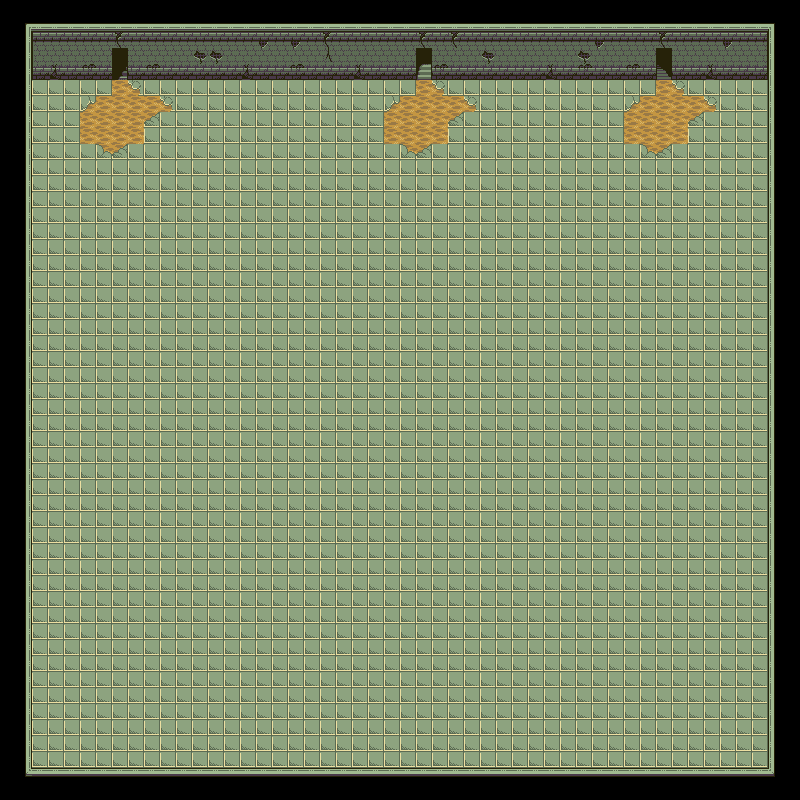

The image is a tile-based game level rendered from a .tmx file. Its description and source (layers, tilesets, objects; grid data summarised) follow:
An orthogonal 50x50 tile map with 16x16 px tiles, 11 tile layers (Border, Floor, Top_path, Right_path, ...), 2 tilesets.

<map version="1.10" tiledversion="1.11.2" orientation="orthogonal" renderorder="right-down" width="50" height="50" tilewidth="16" tileheight="16" infinite="0" nextlayerid="12" nextobjectid="1">
 <tileset firstgid="1" source="WallsAndFloors_v0.tsx" />
 <tileset firstgid="145" source="DungeonDecorations.tsx" />
 <layer id="1" name="Border" width="50" height="50">
  <data>[2500 cells, 522 non-empty, 24 distinct tile ids]</data>
 </layer>
 <layer id="2" name="Floor" width="50" height="50">
  <data>[2500 cells, 1978 non-empty, 1 distinct tile ids]</data>
 </layer>
 <layer id="3" name="Top_path" width="50" height="50">
  <data>[2500 cells, 19 non-empty, 5 distinct tile ids]</data>
 </layer>
 <layer id="9" name="Right_path" width="50" height="50">
  <data>[2500 cells, 19 non-empty, 5 distinct tile ids]</data>
 </layer>
 <layer id="10" name="Right_door_closed" width="50" height="50">
  <data>[2500 cells, 1 non-empty, 1 distinct tile ids]</data>
 </layer>
 <layer id="11" name="Right_door_open" width="50" height="50">
  <data>[2500 cells, 2 non-empty, 2 distinct tile ids]</data>
 </layer>
 <layer id="6" name="Left_path_door" width="50" height="50">
  <data>[2500 cells, 19 non-empty, 5 distinct tile ids]</data>
 </layer>
 <layer id="7" name="Left_door_closed" width="50" height="50">
  <data>[2500 cells, 1 non-empty, 1 distinct tile ids]</data>
 </layer>
 <layer id="8" name="Left_door_open" width="50" height="50">
  <data>[2500 cells, 2 non-empty, 2 distinct tile ids]</data>
 </layer>
 <layer id="4" name="Top_door_closed" width="50" height="50">
  <data>[2500 cells, 3 non-empty, 3 distinct tile ids]</data>
 </layer>
 <layer id="5" name="Top_door_open" width="50" height="50">
  <data>[2500 cells, 2 non-empty, 2 distinct tile ids]</data>
 </layer>
</map>
